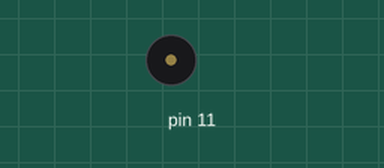
Recording of a sketch running on a simulated Arduino Uno, built with avr-gcc and run on an emulated ATmega328P. On the bench: buzzer (waves = sounding).

Above: at 1.6 s.
At 9.44 s:
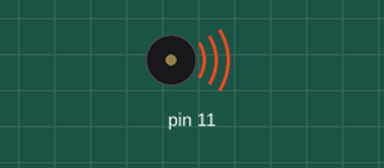
Timing chart, 0 to 9.7 s (numbered marks = the images above):
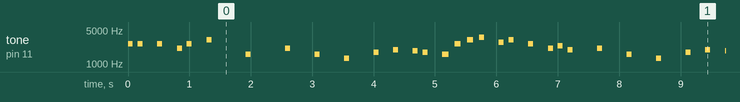

Measured:
- by itself, tone on pin 11: plays 2637 Hz for 0.08 s, 2637 Hz for 0.08 s, 2637 Hz for 0.08 s, 2093 Hz for 0.08 s, 2637 Hz for 0.08 s, 3136 Hz for 0.08 s … (368 notes in this stretch)

The sketch:

sketch_buzzer_2023-08-04_Theme_SuperMario.ino
```cpp
#include <Buzzer.h>

/*
 * This is exactly the Theme_SuperMario example, supplied
 * with the "Buzzer" library.
 *
 * Github: https://github.com/gmarty2000-ARDUINO/arduino-BUZZER
 */

Buzzer buzzer(11, 13);

void setup() {}

void loop() {
  buzzer.begin(100);

  buzzer.sound(NOTE_E7, 80);
  buzzer.sound(NOTE_E7, 80);
  buzzer.sound(0, 80);
  buzzer.sound(NOTE_E7, 80);
  buzzer.sound(0, 80);
  buzzer.sound(NOTE_C7, 80);
  buzzer.sound(NOTE_E7, 80);
  buzzer.sound(0, 80);
  buzzer.sound(NOTE_G7, 80);
  buzzer.sound(0, 240);
  buzzer.sound(NOTE_G6, 80);
  buzzer.sound(0, 240);
  buzzer.sound(NOTE_C7, 80);
  buzzer.sound(0, 160);
  buzzer.sound(NOTE_G6, 80);
  buzzer.sound(0, 160);
  buzzer.sound(NOTE_E6, 80);
  buzzer.sound(0, 160);
  buzzer.sound(NOTE_A6, 80);
  buzzer.sound(0, 80);
  buzzer.sound(NOTE_B6, 80);
  buzzer.sound(0, 80);
  buzzer.sound(NOTE_AS6, 80);
  buzzer.sound(NOTE_A6, 80);
  buzzer.sound(0, 80);
  buzzer.sound(NOTE_G6, 100);
  buzzer.sound(NOTE_E7, 100);
  buzzer.sound(NOTE_G7, 100);
  buzzer.sound(NOTE_A7, 80);
  buzzer.sound(0, 80);
  buzzer.sound(NOTE_F7, 80);
  buzzer.sound(NOTE_G7, 80);
  buzzer.sound(0, 80);
  buzzer.sound(NOTE_E7, 80);
  buzzer.sound(0, 80);
  buzzer.sound(NOTE_C7, 80);
  buzzer.sound(NOTE_D7, 80);
  buzzer.sound(NOTE_B6, 80);
  buzzer.sound(0, 160);
  buzzer.sound(NOTE_C7, 80);
  buzzer.sound(0, 160);
  buzzer.sound(NOTE_G6, 80);
  buzzer.sound(0, 160);
  buzzer.sound(NOTE_E6, 80);
  buzzer.sound(0, 160);
  buzzer.sound(NOTE_A6, 80);
  buzzer.sound(0, 80);
  buzzer.sound(NOTE_B6, 80);
  buzzer.sound(0, 80);
  buzzer.sound(NOTE_AS6, 80);
  buzzer.sound(NOTE_A6, 80);
  buzzer.sound(0, 80);
  buzzer.sound(NOTE_G6, 100);
  buzzer.sound(NOTE_E7, 100);
  buzzer.sound(NOTE_G7, 100);
  buzzer.sound(NOTE_A7, 80);
  buzzer.sound(0, 80);
  buzzer.sound(NOTE_F7, 80);
  buzzer.sound(NOTE_G7, 80);
  buzzer.sound(0, 80);
  buzzer.sound(NOTE_E7, 80);
  buzzer.sound(0, 80);
  buzzer.sound(NOTE_C7, 80);
  buzzer.sound(NOTE_D7, 80);
  buzzer.sound(NOTE_B6, 80);
  buzzer.sound(0, 160);

  buzzer.end(2000);
}
```
